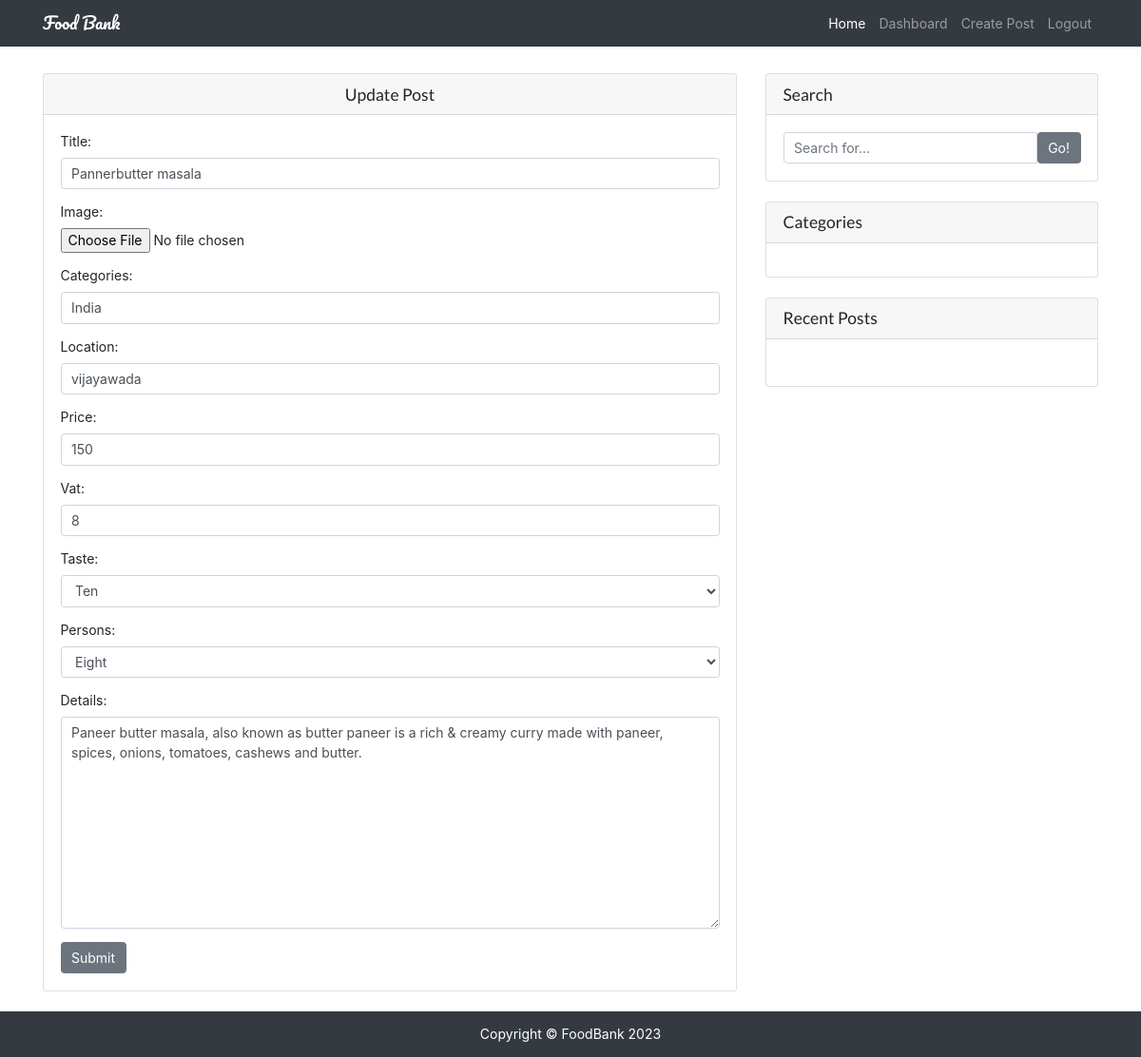
Page /pannerbutter-masala/update (signed in) on the committed database.
### restaurants/models.py (models this page shows, shortened)
class Restaurant(models.Model):
    user = models.ForeignKey(User, on_delete=models.CASCADE)
    title = models.CharField(max_length=120)
    image = models.ImageField(upload_to='restaurants/')
    categories = models.CharField(max_length=120)
    location = models.CharField(max_length=120)
    price = models.IntegerField()
    vat = models.PositiveIntegerField(default=0)
    taste = models.PositiveIntegerField(choices=choices)
    persons = models.PositiveIntegerField(choices=choices)
    details = models.TextField()
    slug = models.SlugField(unique=True, blank=True)
    likes = models.ManyToManyField(User, related_name='post_likes', blank=True)
    views = models.IntegerField(default=0,blank=True)
    created_at = models.DateTimeField(auto_now_add=True)
    updated_at = models.DateTimeField(auto_now=True)
    is_active = models.BooleanField(default=True)

### restaurants/views.py (the view)
# urls.py: path('<slug:slug>/update', RestaurantUpdateView.as_view(), name='update'),
class RestaurantUpdateView(LoginRequiredMixin, SuccessMessageMixin, UpdateView):
    form_class = RestaurantCreateForm
    template_name = 'restaurants/restaurant_form.html'
    success_url = reverse_lazy('my_posts')
    success_message = "Post Updated Successfully"
    def get_queryset(self):
        return Restaurant.objects.filter(user=self.request.user)

### templates/restaurants/restaurant_form.html (shortened to what this page needs)
{% extends 'base.html' %}
{% block content %}
<div class="row">
    <div class="col-md-8 my-4">
        <div class="card">
            <h5 class="card-header text-center">
                {% if 'update' in request.path %}
                Update Post
                {% else %}
                Create Post
                {% endif %}
            </h5>
            <div class="card-body">
                <form action="" method="post" enctype="multipart/form-data">
                    {{ form.as_p }}
                    <button class="btn btn-secondary" type="submit">Submit</button>
                </form>
            </div>
        </div>
    </div>
    {% endblock content %}

### static/restaurants/css/style.css (style rules this page uses)
body { padding-top: 56px; }

### rows in the picture
Restaurant: title "Pannerbutter masala", categories "India", location "vijayawada", price "150", vat "8", taste "Ten", persons "Eight", details "Paneer butter masala, also known as butter paneer is a rich & creamy curry made with paneer, spices, onions, tomatoes, cashews and butter."
